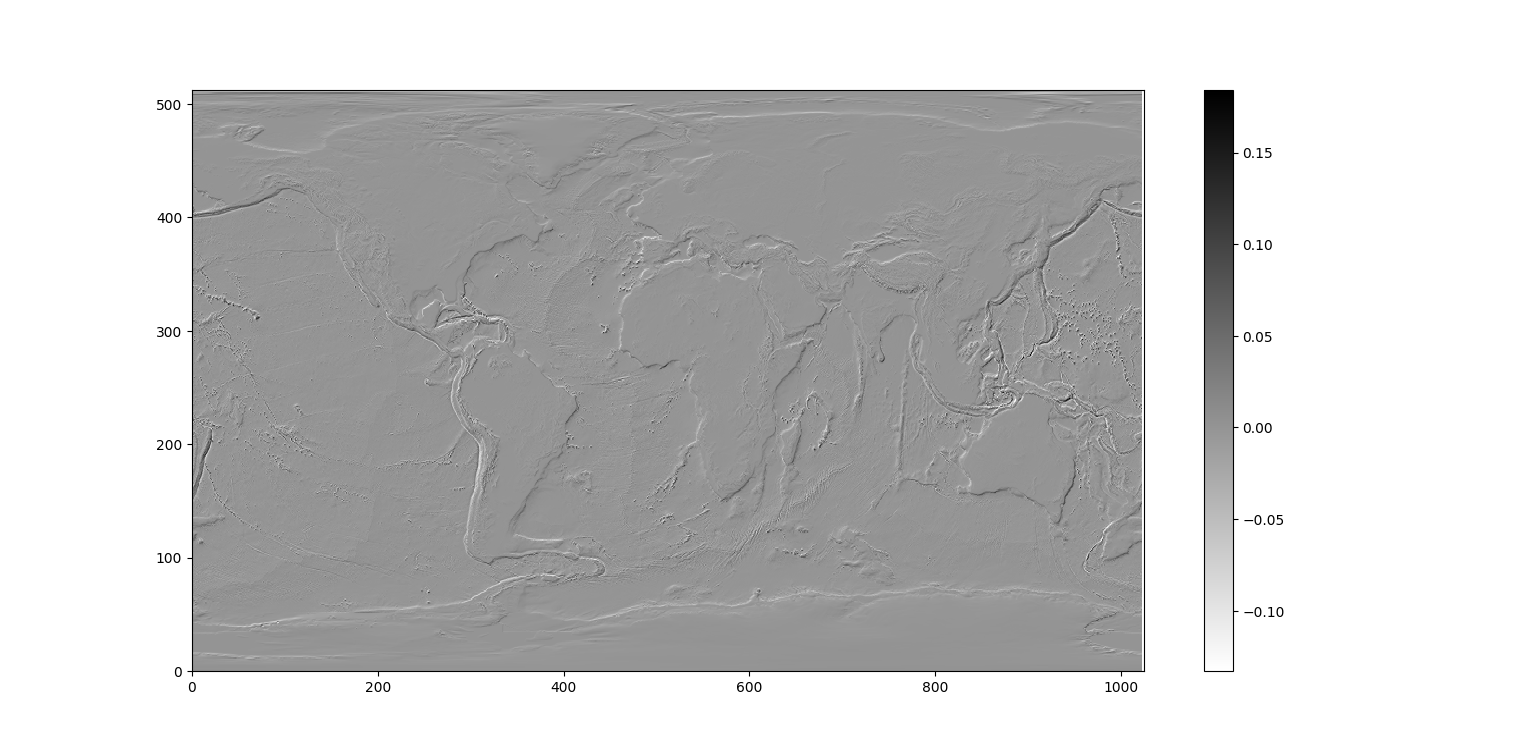

The Python source for this figure:
import numpy as np
import sympy as smp
import matplotlib.pyplot as plt
import pandas as pd
import cmath as cm
import sys
sys.path.insert(0,'.')
from Integration_techniques import *
import scipy.constants as sc

# part a 

Data = pd.read_csv("altitude.txt", sep=" ", header = None)

lenY = 512
lenX = 1025
h = 30000

dw_dx = np.zeros([lenX,lenY])

for i in np.arange(0,lenX):
    for j in np.arange(0,lenY):
        if i == lenX-1:
            dw_dx[i][j] =  (Data[i][j] - Data[i-1][j])/h
        else:
            dw_dx[i][j] =  (Data[i+1][j] - Data[i][j])/h
        
dw_dy = np.zeros([lenX,lenY])

for i in np.arange(0,lenX):
    for j in np.arange(0,lenY):
        if j == lenY-1:
            dw_dy[i][j] =  (Data[i][j] - Data[i][j-1])/h
        else:
            dw_dy[i][j] =  (Data[i][j+1] - Data[i][j])/h

# part - b

I = np.zeros([lenX,lenY])

phi = np.pi/4

for i in np.arange(0,lenX):
    for j in np.arange(0,lenY):
        I[i][lenY-1-j] = -(np.cos(phi)*dw_dx[i][j]+np.sin(phi)*dw_dy[i][j])/(np.sqrt(dw_dx[i][j]**2 + dw_dy[i][j]**2 + 1 ))

plt.pcolormesh(I.transpose(),cmap='binary')
plt.colorbar()
# plt.savefig("q19-part-b-globe.png")
plt.show()
